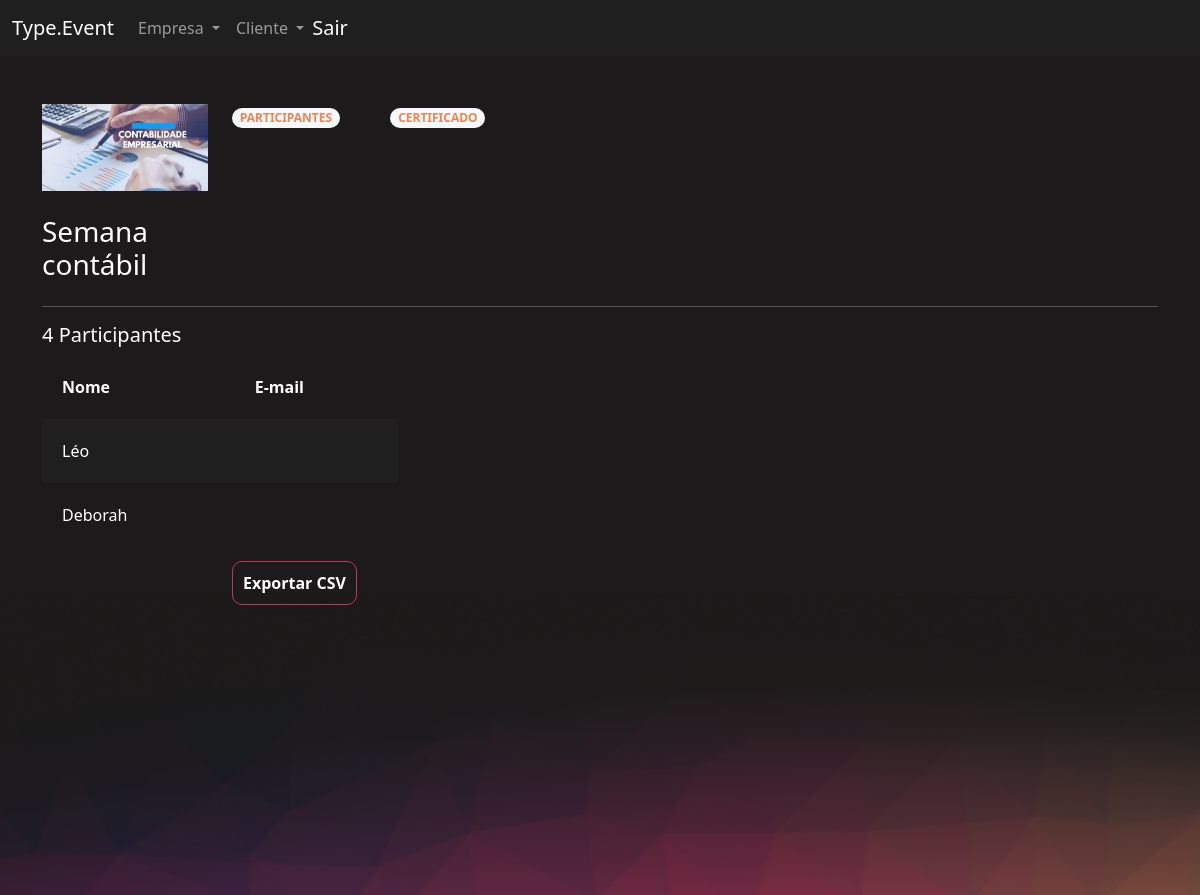
/eventos/participantes_evento/4/ (signed in), run on the app's committed database.
### eventos/models.py (models this page shows, shortened)
class Evento(models.Model):
    criador = models.ForeignKey(User, on_delete=models.DO_NOTHING, null=True, blank=True)
    nome = models.CharField(max_length=200)
    descricao = models.TextField()
    data_inicio = models.DateField()
    data_termino = models.DateField()
    carga_horaria = models.IntegerField()
    logo = models.FileField(upload_to="logos")
    participantes = models.ManyToManyField(User, related_name="evento_participante", null=True, blank=True)
    cor_principal = models.CharField(max_length=7)
    cor_secundaria = models.CharField(max_length=7)
    cor_fundo = models.CharField(max_length=7)

### eventos/views.py (the view)
# urls.py: path('participantes_evento/<int:id>/', views.participantes_evento, name="participantes_evento"),
@login_required
def participantes_evento(request, id):
     evento = get_object_or_404(Evento, id=id)
     if not evento.criador == request.user:
         raise Http404('Esse evento não é seu')
     if request.method == "GET":
        participantes = evento.participantes.all()[::3]
        return render(request, 'participantes_evento.html', {'evento': evento, 'participantes': participantes})

### eventos/templates/participantes_evento.html (shortened to what this page needs)
{% extends "bases/base_evento.html" %}
{% load static %}
{% block 'importacoes' %}
    <link href="{% static 'evento/css/gerenciar_evento.css' %}" rel="stylesheet">
{% endblock %}
{% block 'conteudo' %}
    <div class="container">
        <br>
        <br>
        <div class="row">
            <div class="col-md-2">
                <img width="100%" src="/media/{{evento.logo}}">
                <br>
                <br>
                <h3>{{evento.nome}}</h3>
            </div>
            <div class="col-md">
                <div class="row">
                    <div class="col-md-2">
                        <span class="badge rounded-pill bg-light text-dark"><a class="link" href="{% url 'participantes_evento' evento.id %}">PARTICIPANTES</a></span>
                    </div>
                    <div class="col-md-2">
                        <span class="badge rounded-pill bg-light text-dark"><a class="link" href="{% url 'certificados_evento' evento.id %}">CERTIFICADO</a></span>
                    </div>
                </div>
            </div>
        </div>
        <hr>
        <div class="row">
            <h5>{{evento.participantes.all.count}} Participantes</h5>
            <div class="col-md-4">
                <table>
                    <tr>
                        <th>Nome</th>
                        <th>E-mail</th>
                    </tr>
                    {% for participante in participantes %}
                        <tr class="{% cycle 'linha' 'linha2' %}">
                            <td>{{participante.username}}</td>
                            <td>{{participante.email}}</td>
                        </tr>
                    {% endfor %}
                </table>
                <br>
                <div class="row">
                    <div class="col-md text-center">
                    </div>
                    <div class="col-md ">
                        <a href="{% url 'gerar_csv' evento.id %}" class="btn-principal" style="text-decoration: none;">Exportar CSV</a>
                    </div>
                </div>
            </div>
        </div>
    </div>
{% endblock %}

### templates/static/geral/css/base.css (style rules this page uses)
body { color: white !important; }
:root { --main-color: #201F1F; --dark-color: #1C1A1A; --contrast-color: #BE375F; --differential-color: #ED8554; }

### templates/static/evento/css/gerenciar_evento.css (style rules this page uses)
table { width: 100%; padding: 20px; }
.linha { height: 40px; background-color: var(--main-color); padding: 20px; }
td, th { padding: 20px; }

### templates/static/evento/css/evento.css (style rules this page uses)
body { background-color: #1C1A1A; }

### templates/static/usuarios/css/usuarios.css (style rules this page uses)
.link { color: var(--differential-color); text-decoration: none; }
.btn-principal { background-color: transparent; border: 1px solid var(--contrast-color); color: white; padding: 10px; border-radius: 10px; font-weight: bold; }

### data on the page
Evento: logo (picture), nome "Semana contábil", participantes.all.count "4"

### other printed values
{{ participante.username }} "Léo"
{{ participante.username }} "Deborah"
